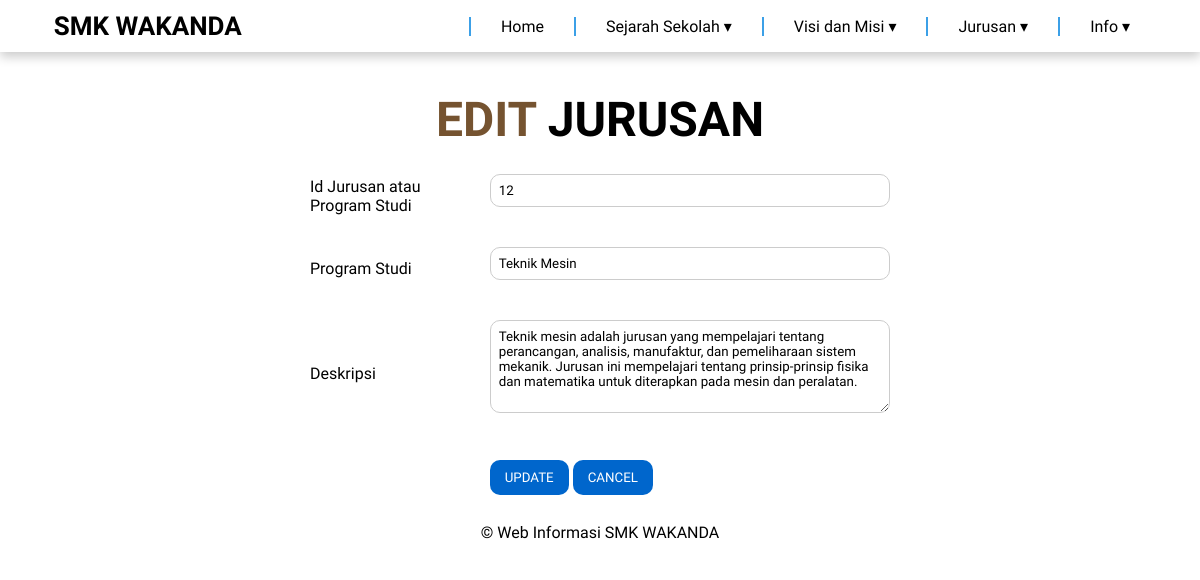
The page /editjurusan.php?id=12 on the database its author committed.
### tables this page shows
CREATE TABLE `jurusan` (
  `ID` int(12) NOT NULL,
  `prodi` varchar(50) NOT NULL,
  `isi` text NOT NULL
);

### editjurusan.php (the view, shortened to what this page needs)
<!DOCTYPE html>
<html lang="en">
<head>
    <?php include('header.php');?>
</head>
<body>
<?php
include "koneksi.php";
$Stampil = "SELECT * FROM jurusan WHERE id='" . $_GET['id'] . "'";
$query = mysqli_query($conn, $Stampil) or die("gagal" . mysqli_error($conn));
$row = mysqli_fetch_array($query);
$a = $row['ID'];
$b = $row['prodi'];
$c = $row['isi'];
?>
    <form id="form1" name="form1" method="post" action="updatejurusan.php" enctype="multipart/form-data">
        <table>
            <tr>
                <td colspan="2">
                    <h2 class="h2-sejarah"><strong class="tebal">EDIT</strong> JURUSAN</h2>
                </td>
            </tr>
            <tr>
                <td> Id Jurusan atau Program Studi</td>
               <td>
                    <input type="text" name="nama" id="nama" value="<?php echo $a; ?>" readonly />
                </td>
            </tr>
            <tr>
                <td>Program Studi</td>
                <td><input type="text" name="prodi" id="prodi" value="<?php echo $b; ?>" /></td>
            </tr>
            <tr>
                <td>Deskripsi</td>
                <td><textarea name="isi" id="isi" cols="70" rows="5"><?php echo $c; ?></textarea></td>
            </tr>
            <tr>
                <td>&nbsp; </td>
                <td><input type="submit" name="update" id="update" value="UPDATE" /> <input type="reset" name="cancel" id="cancel" value="CANCEL" /></td>
            </tr>
        </table>
    </form>
    <?php include('footer.php');?>
</body>
</html>

### css/style.css (style rules this page uses)
* { margin: 0; padding: 0; box-sizing: border-box; }
body { font-family: "Baloo 2", sans-serif; margin: 0; padding: 0; }
h2 { flex: 0.5; font-size: 24px; margin: 1px; }
.h2-sejarah { font-size: 3rem; color: #000000; text-align: center; }
.tebal { font-weight: bold; color: #755330; }

### editjurusan.php (style rules this page uses)
body { font-family: "Baloo 2", sans-serif; margin: 0; padding: 20px; background-color: white; }
form { width: 50%; margin: auto; text-align: left; }
table { width: 100%; border-collapse: collapse; }
th, td { padding: 10px; text-align: left; }
h2 { text-align: center; }
input[type="text"], textarea, select { border-radius: 10px; font-family: "Baloo 2"; width: 100%; padding: 8px; margin: 5px 0 15px 0; display: inline-block; border: 1px solid #ccc; box-sizing: border-box; }
input[type="submit"], input[type="reset"] { font-family: "Baloo 2"; background-color: #0066cc; color: white; padding: 10px 15px; margin: 8px 0; border: none; border-radius: 10px; cursor: pointer; }

### header.php (style rules this page uses)
body { margin: 0; padding: 0; margin: 80px 0 0; font-family: 'Baloo 2', sans-serif; }

### rows shown on the page
jurusan: nama "12", prodi "Teknik Mesin", isi "Teknik mesin adalah jurusan yang mempelajari tentang perancangan, analisis, manufaktur, dan pemeliharaan sistem mekanik. Jurusan ini mempelajari tentang prinsip-prinsip fisika dan matematika untuk diterapkan pada mesin dan peralatan."
